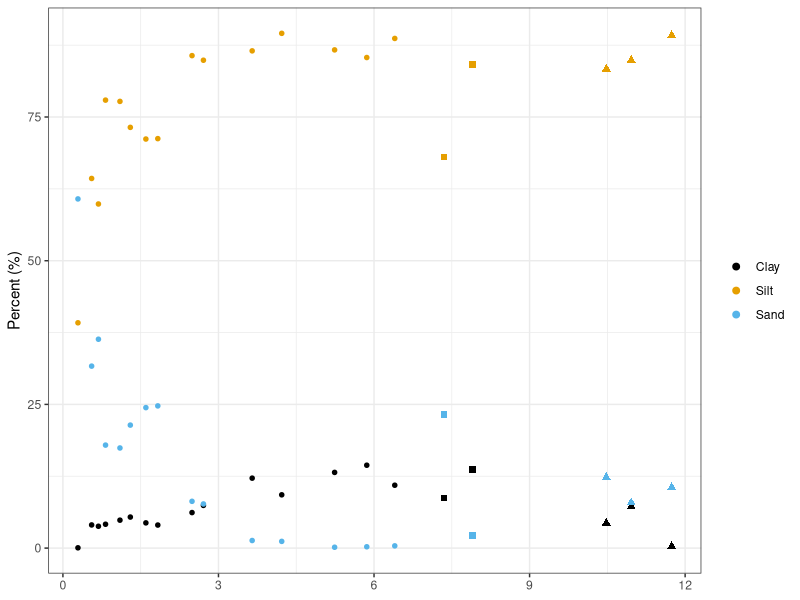
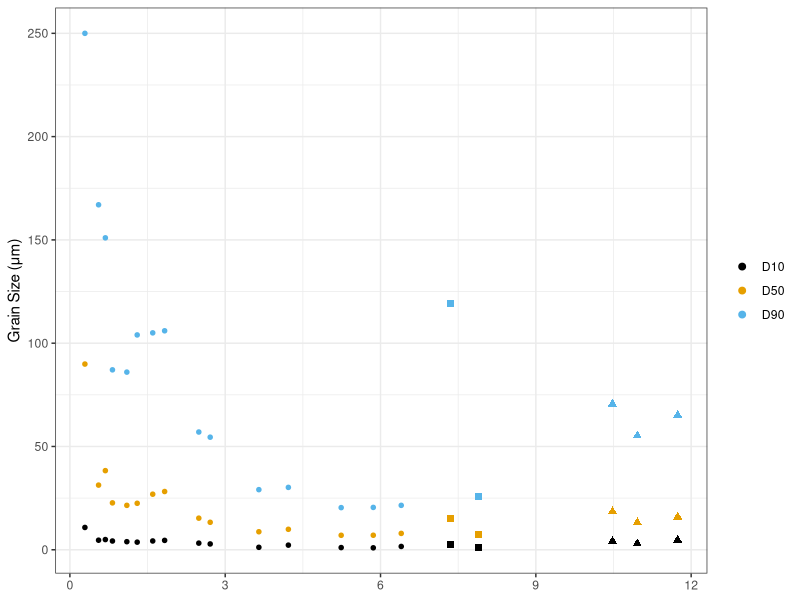
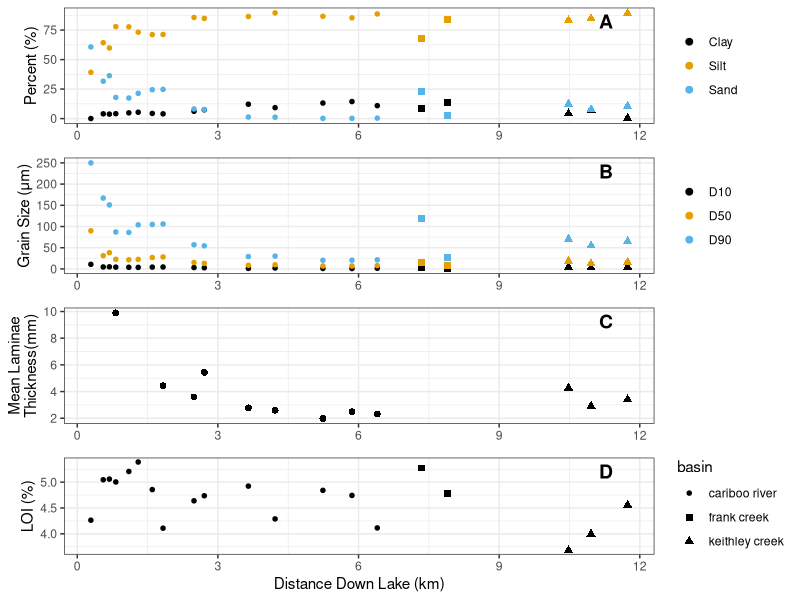

Recreate these plots in R, in order. (Note: this script raises an error after producing the figures.)
library(tidyverse)
library(viridis)

options(ggplot2.discrete.colour= c("#000000", "#E69F00", "#56B4E9"))

# Data ####
gs <- readxl::read_xlsx('data/Sediment/Grain Size/CB17_GrainSize_Ekmans.xlsx', sheet = 2) |> 
  select(ID = `Core Number`,
         dist = `Distance Frm Delta (km)`,
         depth = Depth,
         basin = `sub-basin`,
         D10 = `Dx (10)`,
         D50 = `Dx (50)`,
         D90 = `Dx (90)`,
         Clay = `Clay  (0.01 - 2) μm`,
         Silt = `Silt  (2 - 63) μm`,
         Sand = `Sand  (63 - 2000) μm`
         ) 

ek_meta <- gs |> select(ID:basin) |> distinct()
  
varve <- read_csv('data/ekman/EK_varveCounting_orig_long_analysis.csv') |> 
  select(
    ID = core_num,
    thickness = layer_thickness_mm
  ) |> 
  group_by(ID) |> 
  summarise(Lam_Thickness = mean(thickness, na.rm = T)) |> 
  mutate(ID = as.numeric(gsub(".*?([0-9]+).*" , "\\1", ID))) |> 
  left_join(ek_meta, by = 'ID') 

# E13 age estimate and accumulation rate
e13 <- read_csv('data/ekman/EK_varveCounting_orig_long_analysis.csv') |> 
  filter(core_num == 'EK13') |> 
  mutate(cumul_depth_new = cumsum(layer_thickness_mm),
         yr_bp_new = row_number())

counting_error <- 0.1

mean_varve_thick <- mean(e13$layer_thickness_mm)
basaldepth <- max(e13$cumul_depth_new)
age_med <- max(e13$yr_bp_new)
age_hi <- age_med + (age_med * counting_error)
age_lo <- age_med - (age_med * counting_error)

sed_rate_hi <- basaldepth/age_hi
sed_rate_med <- basaldepth/age_med
sed_rate_lo <- basaldepth/age_lo

sed_rate_err <- (sed_rate_hi-sed_rate_lo)/2

# so same as just taking 10% of the avg acc rate

loi <- readxl::read_xlsx('data/Sediment/LOI/LOI_Cariboo_EkmanBulkSamples.xlsx', sheet = 5, skip = 1) |> 
  select(
    ID = `Core #`,
    # dist = `Distance Frm Delta (km)`,
    # depth = Depth,
    # loi_initial = `Initial Results`,
    LOI = `LOI (%) Second Round`,
    loi_notes = Notes
  ) |> 
  filter(is.na(ID) == F) |> 
  mutate(ID = as.numeric(gsub(".*?([0-9]+).*" , "\\1", ID))) |> 
  left_join(ek_meta, by = 'ID') 

# Plot ####
delta_shapes <- c(20, 15, 17)

gs_plot_grains <- 
  gs |> 
  pivot_longer(Clay:Sand, 
               names_to = 'grain_size_stat', 
               values_to = 'gs_value') |> 
  ggplot(aes(x = dist, 
             y = gs_value, 
             color = factor(grain_size_stat, levels = c("Clay", 
                                                                "Silt", 
                                                                "Sand")),
             shape = basin)) +
  geom_point(size = 2) +
  ylab('Percent (%)') +
  scale_shape_manual(guide = 'none', values = delta_shapes) +
  theme_bw() +
  theme(axis.title.x = element_blank(), legend.title = element_blank())

gs_plot_grains
  
gs_plot_dist <- 
    gs |> 
    pivot_longer(D10:D90, 
                 names_to = 'grain_size_stat', 
                 values_to = 'gs_value') |> 
  ggplot(aes(x = dist, y = gs_value, color = grain_size_stat, shape = basin)) +
    geom_point(size = 2) +
    ylab('Grain Size (μm)') +
    scale_shape_manual(guide = 'none', values = delta_shapes) +
    theme_bw() +
    theme(axis.title.x = element_blank(), legend.title = element_blank()) 

gs_plot_dist

varve_plot <- ggplot(varve, aes(x = dist, y = Lam_Thickness, shape = basin)) +
  geom_point(size = 2) +
  xlim(c(0.290,NA)) +
  ylab('Mean Laminae\nThickness(mm)') +
  theme_bw() +
  theme(axis.title.x = element_blank()) +
  scale_color_brewer(palette = 'Set2', name = '') +
  scale_shape_discrete(guide = 'none')

loi_plot <- ggplot(loi, aes(x = dist, y = LOI, shape = basin)) +
  geom_point(size = 2) +
  ylab('LOI (%)') +
  xlab('Distance Down Lake (km)')+
  scale_color_brewer(palette = 'Set2', name = '') +
  scale_shape_manual(values = delta_shapes) +
  theme_bw()

p <- list(gs_plot_grains, gs_plot_dist, varve_plot, loi_plot)


cp <- cowplot::plot_grid(plotlist = p, nrow=length(p), 
                         # labels = LETTERS[seq( from = 1, to = length(p) )], 
                         labels = "AUTO",
                         label_y = 0.95,
                         label_x = .74,
                         align = 'v',
                         axis = 'tblr')

cp

cowplot::save_plot('journal-submission/markdown/figs/ekman_seds.jpg', plot = cp, base_width = 8.5, base_height = 6)
